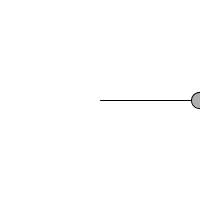
Frame 1 (no input)
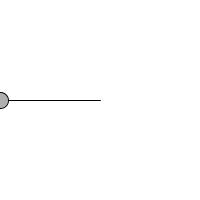
Frame 60 (the mouse pressed at the canvas centre just before this capture)
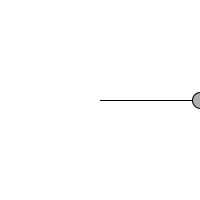
Frame 120 (the mouse held since frame 60 and released just before this capture)

The Processing sketch that drew these frames (run headless with seeded random() and noise(); from frame 60 on, the mouse is pressed at the canvas centre):

// Processing sketch: e05_simple_harmonic_motion
// ── e05_simple_harmonic_motion.pde
void setup() {
  size(200,200);
}

void draw() {
  float period = 120;
  float amplitude = 100;
  
  float x = amplitude * cos(TWO_PI * frameCount / period);
  
  background(255);
  
  translate(width/2,height/2);
  stroke(0);
  fill(175);
  line(0,0,x,0);
  ellipse(x,0,16,16);
}
